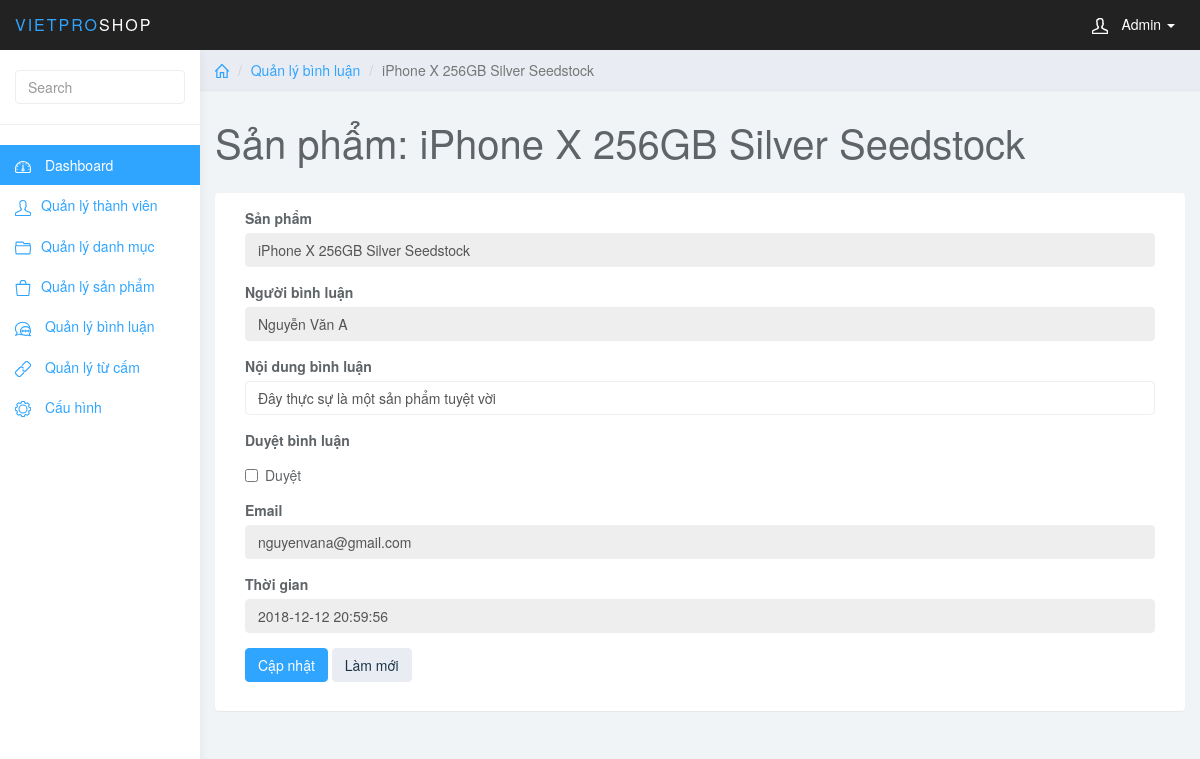
The page /mobile_shop/admin/index.php?page_layout=edit_comment&comm_id=2 (signed in) on the database its author committed.
### tables this page shows
CREATE TABLE `comment` (
  `comm_id` int(11) NOT NULL,
  `prd_id` int(11) NOT NULL,
  `comm_name` varchar(255) NOT NULL,
  `comm_mail` varchar(255) NOT NULL,
  `comm_date` datetime NOT NULL,
  `comm_details` text NOT NULL,
  `comm_permission` int(11) NOT NULL DEFAULT '0',
  `rep_comm_id` int(11) DEFAULT NULL
);

CREATE TABLE `product` (
  `prd_id` int(11) NOT NULL,
  `cat_id` int(11) NOT NULL,
  `prd_name` varchar(255) NOT NULL,
  `prd_image` varchar(255) NOT NULL,
  `prd_price` int(11) UNSIGNED NOT NULL,
  `prd_warranty` varchar(255) NOT NULL,
  `prd_accessories` varchar(255) NOT NULL,
  `prd_new` varchar(255) NOT NULL,
  `prd_promotion` varchar(255) NOT NULL,
  `prd_status` int(1) NOT NULL,
  `prd_featured` int(1) NOT NULL,
  `prd_details` text NOT NULL
);

### mobile_shop/admin/edit_comment.php (the view, shortened to what this page needs)
<?php
    $comm_id=$_GET["comm_id"];
    $sql_comm=" SELECT * FROM comment
                INNER JOIN product ON product.prd_id=comment.prd_id
                WHERE comm_id = $comm_id";
    $query_comm = mysqli_query($conn, $sql_comm);
    $comment = mysqli_fetch_array($query_comm);
?>
	<div class="col-sm-9 col-sm-offset-3 col-lg-10 col-lg-offset-2 main">
		<div class="row">
			<ol class="breadcrumb">
                <li><a href="#"><svg class="glyph stroked home"><use xlink:href="#stroked-home"></use></svg></a></li>
                <li><a href="">Quản lý bình luận</a></li>
				<li class="active"><?php echo $comment["prd_name"] ?></li>
			</ol>
		</div>
		<div class="row">
			<div class="col-lg-12">
				<h1 class="page-header">Sản phẩm: <?php echo $comment["prd_name"] ?></h1>
			</div>
        </div>
        <div class="row">
                <div class="col-lg-12">
                    <div class="panel panel-default">
                        <div class="panel-body">
                            <div class="col-md-12">
                                <form role="form" method="post">
                                <div class="form-group">
                                    <label>Sản phẩm</label>
                                    <input disabled type="text" name="prd_name" required class="form-control" value="<?php echo $comment["prd_name"] ?>"  placeholder="">
                                </div>
                                <div class="form-group">
                                    <label>Người bình luận</label>
                                    <input disabled type="text" name="comm_name" required class="form-control" value="<?php echo $comment["comm_name"] ?>"  placeholder="">
                                </div>
                                <div class="form-group">
                                    <label>Nội dung bình luận</label>
                                    <input type="text" name="comm_details" required class="form-control" value="<?php echo $comment["comm_details"] ?>"  placeholder="">
                                </div>
                                <div class="form-group">
                                    <label>Duyệt bình luận</label>
                                    <div class="checkbox">
                                        <label>
                                            <input <?php if($comment["comm_permission"]==1) echo "checked" ?> name="comm_permission" type="checkbox" value=1>Duyệt
                                        </label>
                                    </div>
                                </div>
                                <div class="form-group">
                                    <label>Email</label>
                                    <input disabled type="text" name="comm_mail" required class="form-control" value="<?php echo $comment["comm_mail"] ?>"  placeholder="">
                                </div>
                                <div class="form-group">
                                    <label>Thời gian</label>
                                    <input disabled type="text" name="prd_name" required class="form-control" value="<?php echo $comment["comm_date"] ?>"  placeholder="">
                                </div>
                                <button type="submit" name="sbm" class="btn btn-primary">Cập nhật</button>
                                <button type="reset" class="btn btn-default">Làm mới</button>
                            </div>
                        </div>
                    </div>
                </div>
            </div>
	</div>

### mobile_shop/admin/css/styles.css (style rules this page uses)
body { background: #f1f4f7; padding-top: 50px; color: #5f6468; }
a, a:hover, a:focus { color: #30a5ff; }
h1, h2, h3, h4, h5, h6 { color: #5f6468; }
h1 { font-weight: 300; font-size: 40px; }
.form-control { border: 1px solid #eee; box-shadow: none; }
.btn-default, .btn-default:hover, .btn-default:focus, .btn-default:active, .btn-default.active, .open > .dropdown-toggle.btn-default, .btn-default.disabled, .btn-default[disabled], fieldset[disabled] .btn-default, .btn-default.disabled:hover, .btn-default[disabled]:hover, fieldset[disabled] .btn-default:hover, .btn-default.disabled:focus, .btn-default[disabled]:focus, fieldset[disabled] .btn-default:focus, .btn-default.disabled:active, .btn-default[disabled]:active, fieldset[disabled] .btn-default:active, .btn-default.disabled.active, .btn-default[disabled].active, fieldset[disabled] .btn-default.active { background-color: #e9ecf2; border-color: #e9ecf2; color: #1b3548; }
.btn-primary, .btn-primary:hover, .btn-primary:focus, .btn-primary:active, .btn-primary.active, .open > .dropdown-toggle.btn-primary, .btn-primary.disabled, .btn-primary[disabled], fieldset[disabled] .btn-primary, .btn-primary.disabled:hover, .btn-primary[disabled]:hover, fieldset[disabled] .btn-primary:hover, .btn-primary.disabled:focus, .btn-primary[disabled]:focus, fieldset[disabled] .btn-primary:focus, .btn-primary.disabled:active, .btn-primary[disabled]:active, fieldset[disabled] .btn-primary:active, .btn-primary.disabled.active, .btn-primary[disabled].active, fieldset[disabled] .btn-primary.active { background-color: #30a5ff; border-color: #30a5ff; }
.panel { border: 0; }
.breadcrumb { border-radius: 0; padding: 10px 15px; background: #e9ecf2; box-shadow: 0 1px 1px rgba(0, 0, 0, .05); margin: 0 ; }
h1.page-header { margin-top: 30px; border-bottom: 0; }
.breadcrumb .glyph { height: 14px; width: 14px; margin: -2px 0 0 0; stroke-width: 4px; }

### rows shown on the page
comment: prd.prd_name "iPhone X 256GB Silver Seedstock", prd_name "iPhone X 256GB Silver Seedstock", comm_name "Nguyễn Văn A", comm_details "Đây thực sự là một sản phẩm tuyệt vời", comm_mail "nguyenvana@gmail.com", prd_name "2018-12-12 20:59:56"
